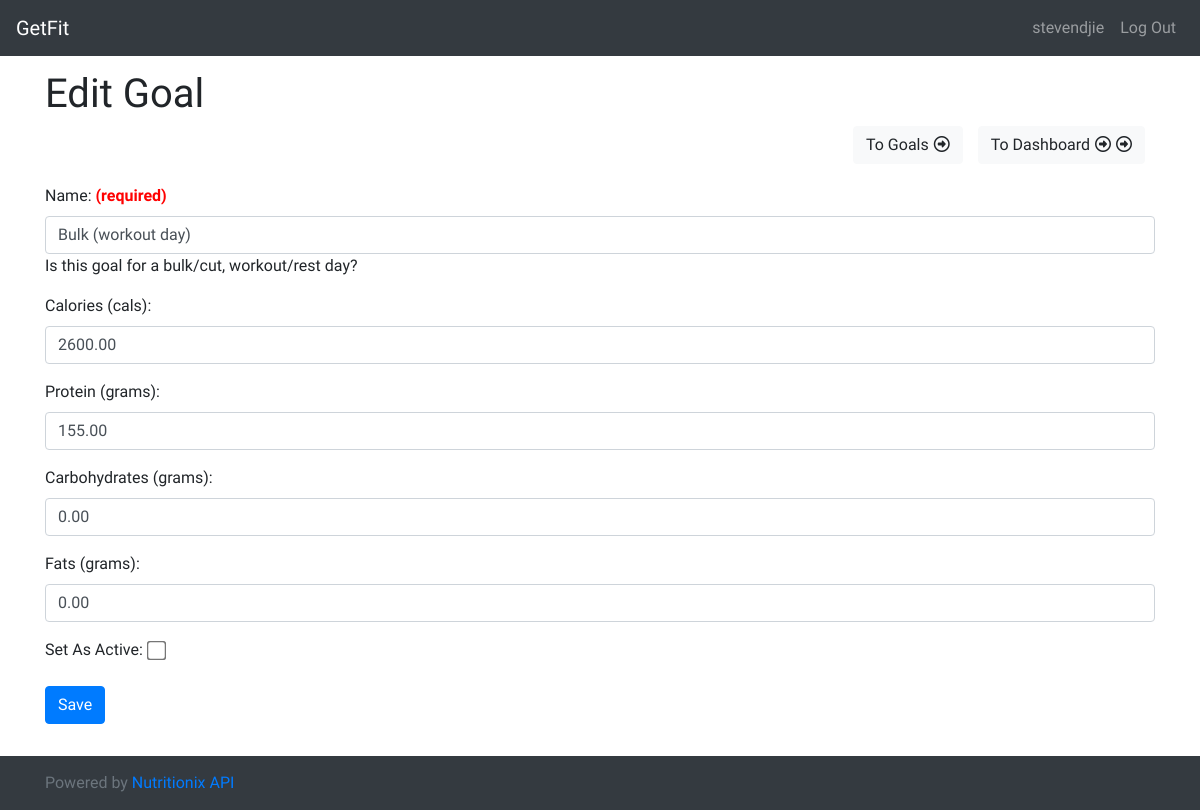
The app's page /counter/edit_goal/37/ (signed in), older data.
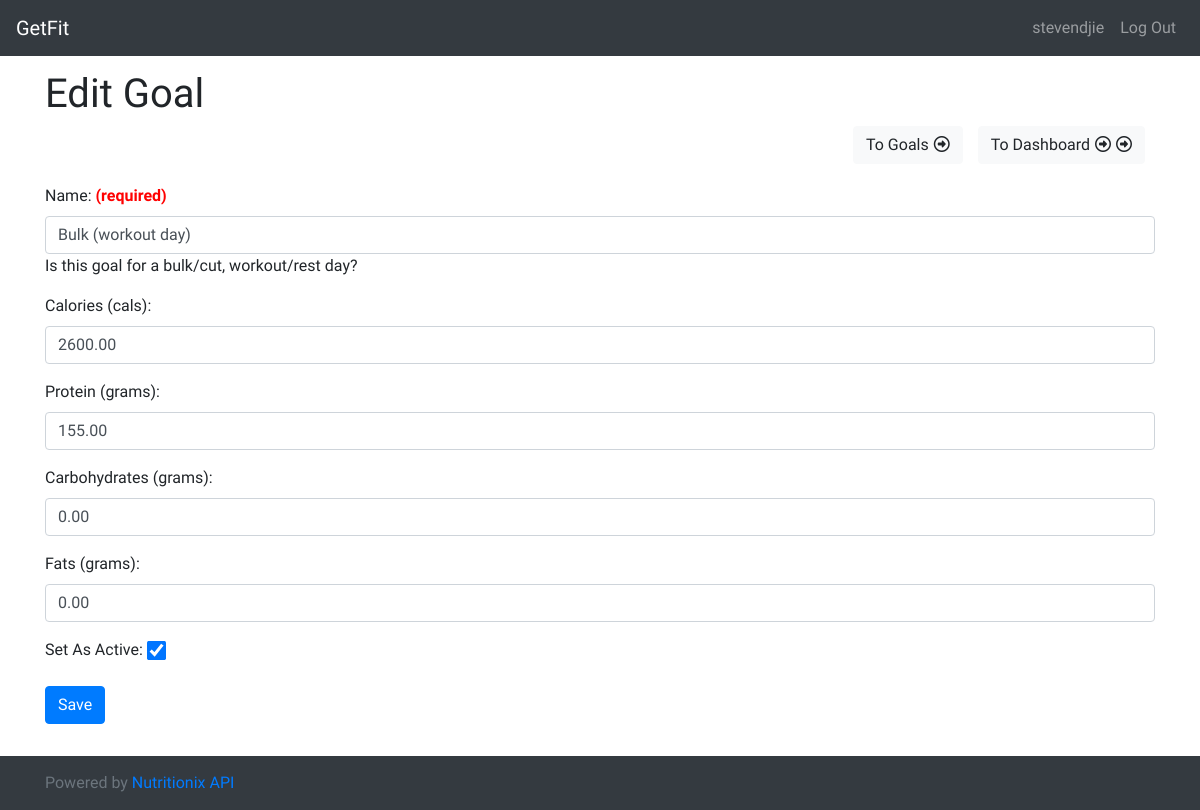
The same page, newer data.
### counter/models.py (models this page shows, shortened)
class Goal(models.Model):
   protein = models.DecimalField(max_digits=15, decimal_places=2)
   carbohydrates = models.DecimalField(max_digits=15, decimal_places=2)
   fats = models.DecimalField(max_digits=15, decimal_places=2)
   calories = models.DecimalField(max_digits=15, decimal_places=2)
   name = models.CharField(max_length=200, blank=False)
   isActive = models.BooleanField(default=False)
   dateAdded = models.DateTimeField(auto_now=True, null=True)

### counter/views/goal_views.py (the view, shortened to what this page needs)
# urls.py: url(r'^edit_goal/(?P<pk>\d+)/$', views.editGoal, name='editGoal'),
@login_required
def editGoal(request, pk):
    toBeEdited = Goal.objects.get(id=pk)
    if request.method == 'GET':
        form=GoalForm(instance=toBeEdited)
        context = {
            'form' : form,
            'toBeEdited' : toBeEdited,
        }
        return render(request, 'counter/edit_goal.html', context=context)

### counter/models.py
class GoalForm(ModelForm):
    class Meta:
        model = Goal
        fields = ['name', 'calories', 'protein', 'carbohydrates', 'fats', 'isActive']
        labels = {
            'name' : 'Name',
            'calories' : 'Calories (cals)',
            'protein' : 'Protein (grams)',
            'carbohydrates' : 'Carbohydrates (grams)',
            'fats' : 'Fats (grams)',
            'isActive' : 'Set As Active'
        }
        help_texts = {
            'name': 'Is this goal for a bulk/cut, workout/rest day?',
        }
        error_messages = {
            'name': {
                'max_length': "Name is too long.",
                'blank' : "This field is required.",
            },
        }
    def __init__(self, *args, **kwargs):
        super(GoalForm, self).__init__(*args, **kwargs)
        fields = ['calories', 'protein', 'carbohydrates', 'fats', 'isActive']
        for f in self.fields:
            self.fields[f].required = False

### counter/templates/counter/edit_goal.html (shortened to what this page needs)
{% extends 'counter/base.html' %}
{% block body %}
<h1>Edit Goal</h1>
<div class="button-panel d-flex flex-row-reverse">
    <a href="{% url 'counter:index' %}" class="secondButton"><button name="newGoal" class="btn btn-light">To Dashboard<i class="fa fa-arrow-circle-o-right" aria-hidden="true"></i><i class="fa fa-arrow-circle-o-right" aria-hidden="true"></i></button></a>
    <a href="{% url 'counter:viewGoals' %}"><button name="newGoal" class="btn btn-light">To Goals<i class="fa fa-arrow-circle-o-right" aria-hidden="true"></i></button></a>
</div>
<form action="{% url 'counter:editGoal' toBeEdited.id %}" method="post">
{{ form.as_p }}
<button name="submit" class="btn btn-primary">Save</button>
</form>
{% endblock %}

Row changes from the older to the newer data that the page shows:
changed Goal "Bulk (workout day)": isActive "☐" → "☑"
